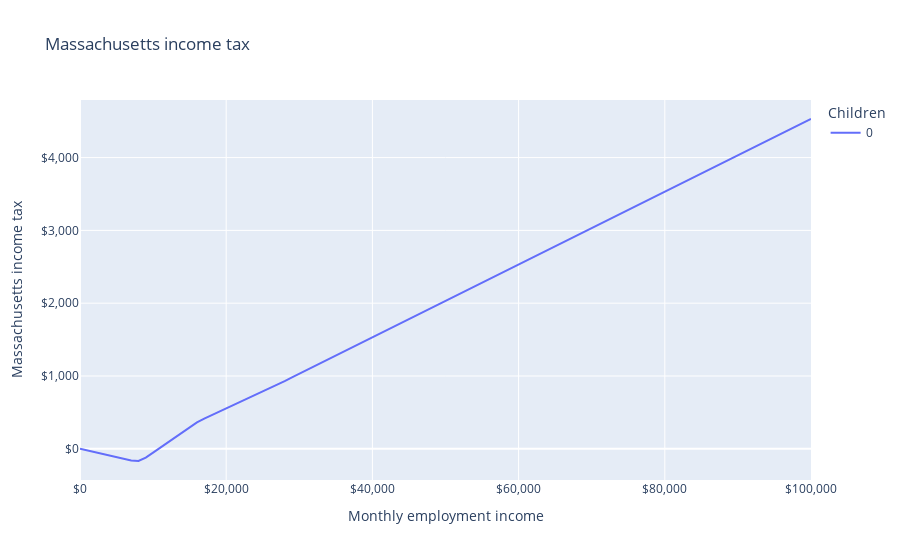

Here is the notebook cell this chart was saved with:
### Markdown cell above
# Massachusetts income tax

Massachusetts has a mostly flat income tax of five percent, with personal exemptions based on filing status and number of dependents.
It also has other exemptions, deductions, and credits, including an Earned Income Tax Credit set at 30 percent of a filer's federal EITC payment.

## Examples

Consider a single person.

### Code cell
from openfisca_us import IndividualSim
import pandas as pd
import plotly.express as px

def make_tax(adults, children):    
    sim = IndividualSim(year=2022)
    sim.add_person(name="head", age=25)
    members = ["head"]
    if adults == 2:
        sim.add_person(name="spouse")
        members += ["spouse"]
    for i in range(children):
        child = "child{}".format(i)
        sim.add_person(name=child, age=6)
        members += [child]
    sim.add_tax_unit(name="tax_unit", members=members)
    sim.add_spm_unit(name="spm_unit", members=members, rent=12_000)
    sim.add_household(name="household", members=members, state_code="MA")
    sim.vary("employment_income", max=100_000, step=1_000)
    return pd.DataFrame(
        dict(
            employment_income=sim.calc("employment_income")[0],
            state_income_tax=sim.calc("state_income_tax")[0].round(),
            mtr=sim.deriv("state_income_tax", "employment_income", wrt_target="head"),
            adults=adults,
            children=children,
        )
    )

# Make a table of state taxes for different numbers of adults and children.
l = []
for adults in range(1, 2):  # Change to 3.
    for children in range(0, 1):  # Change to 4.
        l.append(make_tax(adults, children))

df = pd.concat(l)

LABELS = dict(
    employment_income="Monthly employment income",
    state_income_tax="Massachusetts income tax",
    mtr="State marginal tax rate",
    adults="Adults",
    children="Children",
)

fig = px.line(
    df,
    "employment_income",
    "state_income_tax",
    color="children",
    animation_frame="adults",
    labels=LABELS,
    title="Massachusetts income tax",
)
fig.update_layout(xaxis_tickformat="$,", yaxis_tickformat="$,")
fig.show()

### Figure 1 — Plotly figure (JSON) as saved in the notebook; plotly's stock layout.template omitted (floating-point values rounded to 4 significant figures)
{"data": [{"hovertemplate": "Children=0<br>Adults=1<br>Monthly employment income=%{x}<br>Massachusetts income tax=%{y}<extra></extra>", "legendgroup": "0", "line": {"color": "#636efa", "dash": "solid"}, "marker": {"symbol": "circle"}, "mode": "lines", "name": "0", "orientation": "v", "showlegend": true, "type": "scatter", "x": [0, 1000, 2000, 3000, 4000, 5000, 6000, 7000, 8000, 9000, 10000, 11000, 12000, 13000, 14000, 15000, 16000, 17000, 18000, 19000, 20000, 21000, 22000, 23000, 24000, 25000, 26000, 27000, 28000, 29000, 30000, 31000, 32000, 33000, 34000, 35000, 36000, 37000, 38000, 39000, 40000, 41000, 42000, 43000, 44000, 45000, 46000, 47000, 48000, 49000, 50000, 51000, 52000, 53000, 54000, 55000, 56000, 57000, 58000, 59000, 60000, 61000, 62000, 63000, 64000, 65000, 66000, 67000, 68000, 69000, 70000, 71000, 72000, 73000, 74000, 75000, 76000, 77000, 78000, 79000, 80000, 81000, 82000, 83000, 84000, 85000, 86000, 87000, 88000, 89000, 90000, 91000, 92000, 93000, 94000, 95000, 96000, 97000, 98000, 99000, 100000], "xaxis": "x", "y": [0, -23, -46, -69, -92, -115, -138, -161, -168, -121, -52, 17, 87, 156, 225, 294, 363, 415, 461, 507, 554, 600, 646, 692, 738, 784, 831, 880, 930, 980, 1030, 1080, 1130, 1180, 1230, 1280, 1330, 1380, 1430, 1480, 1530, 1580, 1630, 1680, 1730, 1780, 1830, 1880, 1930, 1980, 2030, 2080, 2130, 2180, 2230, 2280, 2330, 2380, 2430, 2480, 2530, 2580, 2630, 2680, 2730, 2780, 2830, 2880, 2930, 2980, 3030, 3080, 3130, 3180, 3230, 3280, 3330, 3380, 3430, 3480, 3530, 3580, 3630, 3680, 3730, 3780, 3830, 3880, 3930, 3980, 4030, 4080, 4130, 4180, 4230, 4280, 4330, 4380, 4430, 4480, 4530], "yaxis": "y"}], "layout": {"legend": {"title": {"text": "Children"}, "tracegroupgap": 0}, "title": {"text": "Massachusetts income tax"}, "xaxis": {"anchor": "y", "domain": [0, 1], "tickformat": "$,", "title": {"text": "Monthly employment income"}}, "yaxis": {"anchor": "x", "domain": [0, 1], "tickformat": "$,", "title": {"text": "Massachusetts income tax"}}}}
